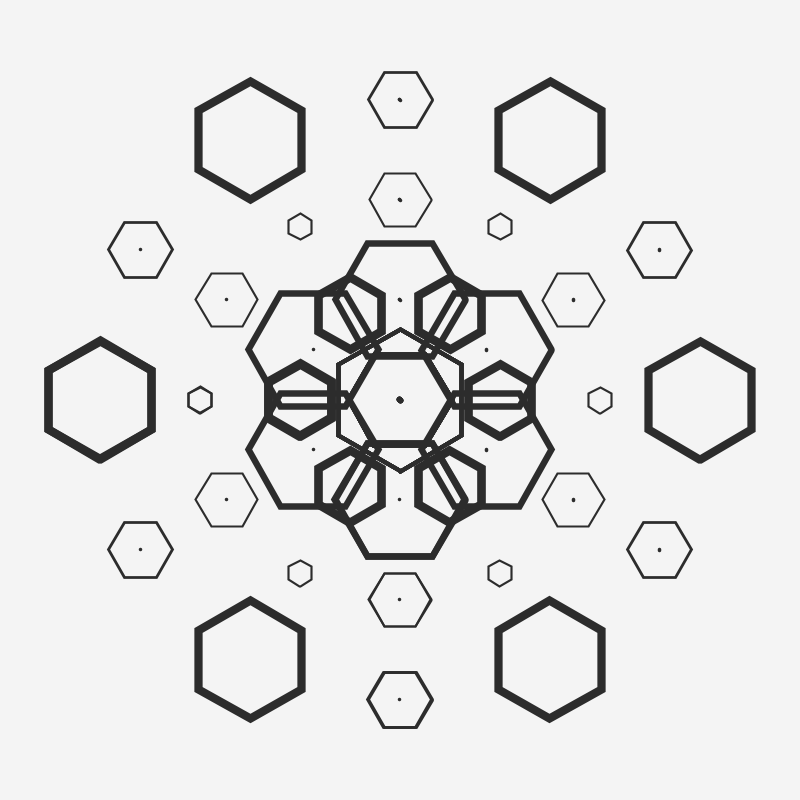
Frame 1 (no input)
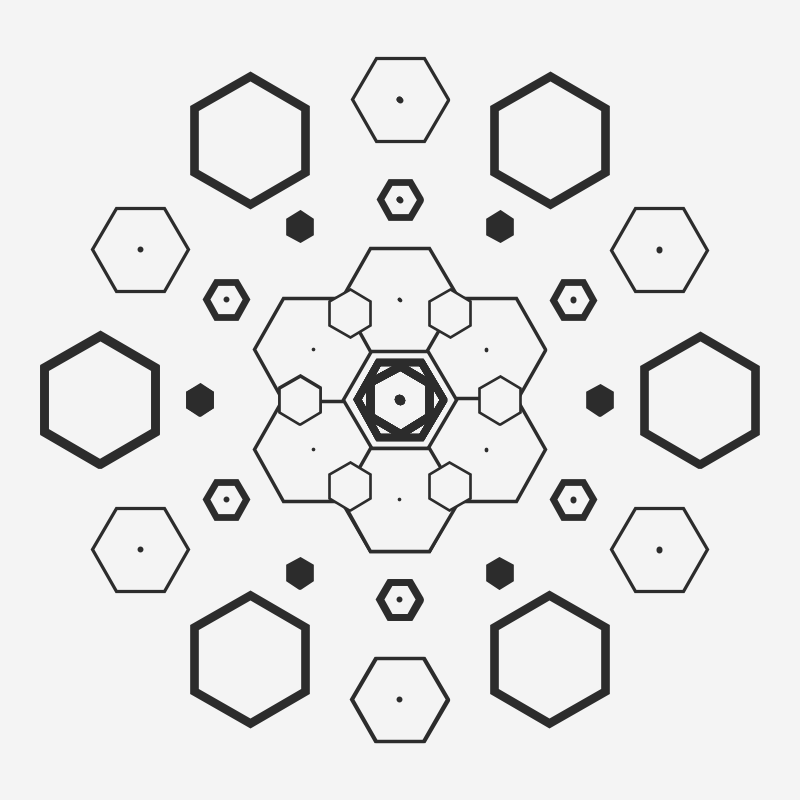
Frame 2 (the mouse pressed at the canvas centre, redrawn once)

The Processing sketch that drew these frames (run headless with seeded random() and noise(); the mouse was pressed at the canvas centre and the sketch redrawn once):

// Processing sketch: randomShapesSymmetricAngle
// ── randomShapesSymmetricAngle.pde
float minH;
float maxH;
float dist;
int amount = 6;
PVector pos;
void setup() {
  size(800, 800);
  background(244);
  dist = width/2/amount+10;
  noLoop();
  //frameRate(4);
}

void draw() {
  background(244);
  pushMatrix();
  translate(width/2, height/2);
  
  //drawNSymmetryShapes(3,3,3);
  rotate(HALF_PI);
  drawNSymmetryShapes(3,6,6);
  rotate(HALF_PI);
  drawNSymmetryShapes(3,6,6);
  rotate(HALF_PI);
  drawNSymmetryShapes(3,6,2);
  popMatrix();
}

void drawNSymmetryShapes(int n, int sym, int shape) {
  for (int i=0; i<=n; i++) {
    float radius = 100*i;
    int size= int(random(10, 75));
    setRandomStyle();
    for (float a = 0; a < TWO_PI; a += TWO_PI/sym) {
      float sx =  cos(a) * radius;
      float sy = sin(a) * radius;
      pushMatrix();
      translate(sx, sy);
      rotate(-HALF_PI);
      polygon(0,0, size, shape);
      popMatrix();
    }
  }
}

void setRandomStyle() {
  int fill=int(random(100)); 
  if (fill%3==0 || fill%3==1) {
    if (int(random(10))%2==0)
    noFill();
    else
      fill(244);
    strokeWeight(random(2, 10));
    stroke(44);
  } else {
    fill(44);
  }
}

void polygon(float x, float y, float radius, int npoints) {
  if (npoints<=2) {
    pushStyle();
    stroke(44);
    point(x, y);
    popStyle();
  } else {
    float angle = TWO_PI / npoints;
    beginShape();
    for (float a = 0; a < TWO_PI; a += angle) {
      float sx = x + cos(a) * radius;
      float sy = y + sin(a) * radius;
      vertex(sx, sy);
    }
    endShape(CLOSE);
  }
}

void mousePressed() {
  redraw();
}
